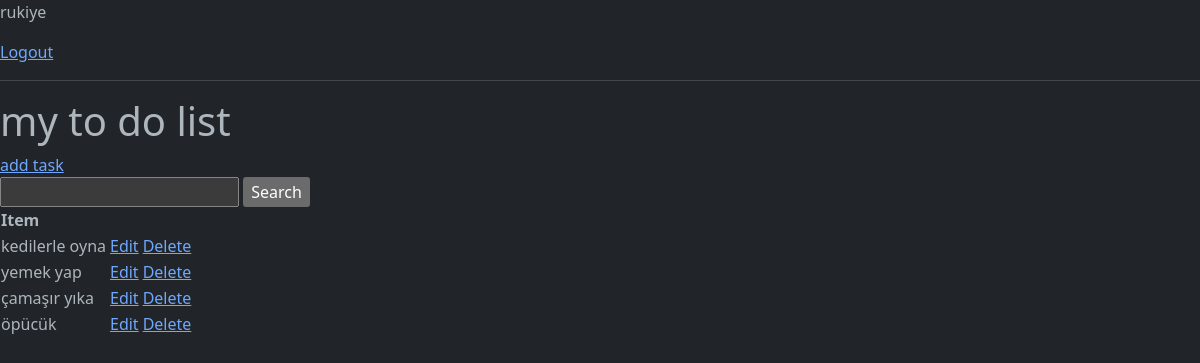
The app's page / (signed in) with its own data.
### base/models.py (models this page shows, shortened)
class Task(models.Model):
    user = models.ForeignKey(User, on_delete=models.CASCADE, null=True, blank=True)
    title = models.CharField(max_length=200, null=True, blank=True)
    description = models.TextField(null=True, blank=True)
    complete = models.BooleanField(default=False)
    create = models.DateTimeField(auto_now_add=True)
    class Meta:
        ordering = ['complete']

### base/views.py (the view)
# urls.py: path('', TaskList.as_view(), name='tasks'),
class TaskList(LoginRequiredMixin, ListView):
    model = Task
    context_object_name = 'tasks'
    def get_context_data(self, **kwargs):
        context = super().get_context_data(**kwargs)
        context['tasks'] = context['tasks'].filter(user=self.request.user)
        context['count'] = context['tasks'].filter(complete=False).count()
        search_input = self.request.GET.get('search-area') or ''
        if search_input:
            context['tasks'] = context['tasks'].filter(title__icontains=search_input)
        context['search_input'] = search_input
        return context

### base/templates/base/task_list.html (shortened to what this page needs)
<!doctype html>
<html lang="en" data-bs-theme="dark">
  <head>
    <link href="https://cdn.jsdelivr.net/npm/bootstrap@5.3.0/dist/css/bootstrap.min.css" rel="stylesheet">
  </head>
  <body>
    {% if request.user.is_authenticated %}
      <p>{{request.user}} </p>
      <a href="{% url 'logout' %}">Logout</a>
    {% else %}
      <a href="{% url 'login' %}">Login</a>
    {% endif %}
    <hr>
    <h1>my to do list</h1>
    <a href="{% url 'task-create' %}">add task</a>
    <form method="GET">
      <input type="text" name='search-area' value="{{search_input}}">
      <input type="submit" value='Search'>
    </form>
    <table>
        <tr>
            <th>Item</th>
            <th></th>
            <th></th>
        </tr>
        {% for task in tasks %}
        <tr>
            <td>{{task.title}}</td>
            <th></th>
            <td><a href="{% url 'task-update' task.id %}">Edit</a></td>
            <th></th>
            <td><a href="{% url 'task-delete' task.id %}">Delete</a></td>
          </tr>
        {% empty %}
        <h3>no items in list</h3>
        {% endfor %}
    </table>
  </body>
</html>

### records on screen
Task: title "kedilerle oyna"
Task: title "yemek yap"
Task: title "çamaşır yıka"
Task: title "öpücük"

### other values on screen
{{ request.user }} "rukiye"
